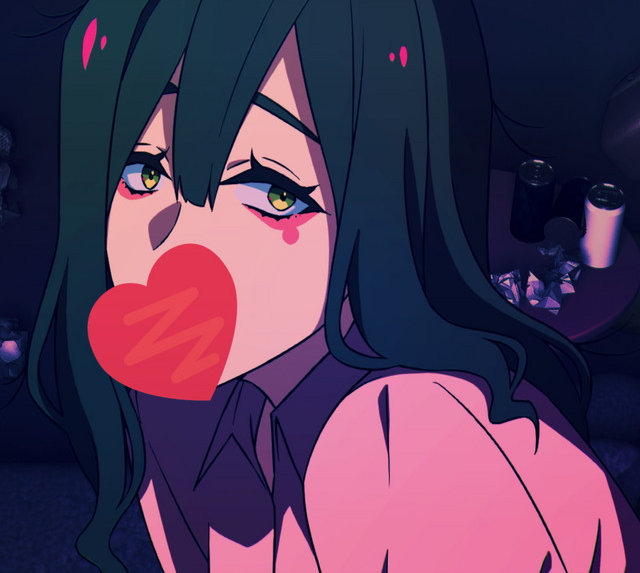
#> input picture justdisappear.png, 640 x 573 px
$ python compare.py
#> lines starting #> are read from the running program, lines starting #| are printed output that depends on the picture; after the words box and inside, x2 and y2 are one past the last pixel; in counts of white or black regions, pixels touching at a corner belong together; long printed decimals are rounded
### contours.py
import matplotlib.pyplot as plt
from matplotlib.colors import hsv_to_rgb
import numpy as np
import time
from scipy.signal import fftconvolve, convolve2d
import pywt
import pywt.data


image = plt.imread("justdisappear.png").astype(np.float32)  # taille (573, 640, 3)
#> image is the input picture: shape (573, 640, 3) float32; mean R, G, B 0.319, 0.221, 0.341
# [4 lines of commented-out code are left out]


image = image[::1, ::1, :]  # 5:taille (115, 128, 3), 4:taille (144, 160, 3)
image[:,:]/255


class Filter:
    def __init__(self, center: np.ndarray, array: np.ndarray):
        self.center = center    # np.array([i,j])
        self.array = array
        self.shape = np.array((len(array), len(array[0])))

        # print("shape ",self.shape)

        self.right_range = self.shape - self.center

        self.left_range = self.shape - self.right_range
        # [16 lines of commented-out code are left out]

def black_and_white(img_):
    # Convert to grayscale using luminance formula (better than simple mean)
    grayscale = np.dot(img_[..., :3], [0.2989, 0.5870, 0.1140])
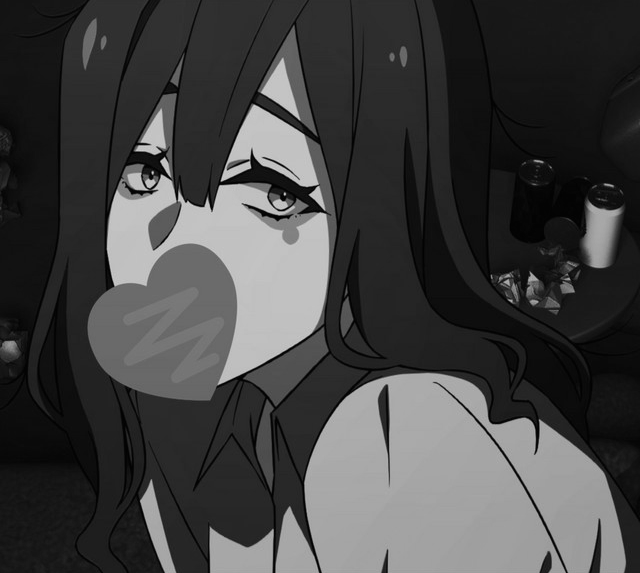
#> grayscale: shape (573, 640) float64; min 0.00441, max 0.832, mean 0.264

    # Stack the grayscale values into 3 channels
    return np.stack((grayscale,)*3, axis=-1).astype(img_.dtype).astype(np.float32)


# [16 lines left out: function convolution, not called in this run]


# def convolution(img_: np.ndarray, filter: 'Filter'):
#     if img_.ndim != 3 or img_.shape[2] != 3:
#         raise ValueError("format : HxWx3")

#     # Extraction d'un seul canal (le vert par défaut)
#     # img_gray = img_[:, :, 1].astype(np.float32)

#     # Application convolution FFT
#     convolved = fftconvolve(img_[:, :, 0], filter.array, mode='same')

#     # Valeur absolue et normalisation
#     # convolved = np.abs(convolved)
#     # convolved = np.clip(convolved, 0, 255).astype(img_.dtype)

#     # Reconstruction des 3 canaux
#     img = np.stack((convolved,)*3, axis=-1)
#     return img


def convolution(img_: np.ndarray, filter: 'Filter') -> np.ndarray:
    # Vérification des dimensions
    if img_.ndim == 3:
        if not np.allclose(img_[:,:,0], img_[:,:,1]) or not np.allclose(img_[:,:,0], img_[:,:,2]):
            raise ValueError("L'image doit être en noir et blanc (canaux identiques)")
        img_2d = img_[:,:,0]  # Utilise un seul canal
    else:
        img_2d = img_

    # Conversion en float pour la précision
    img_2d = img_2d.astype(np.float32)

    # Application de la convolution 2D
    convolved = convolve2d(img_2d, filter.array, mode='same', boundary='fill', fillvalue=0)

    # Reconstruction des canaux si nécessaire
    if img_.ndim == 3:
        return np.stack((convolved,)*3, axis=-1).astype(np.float32)
    return convolved.astype(np.float32)


def get_magnitude(img_x, img_y, show_angle = False):
    magnitude = np.sqrt(img_x**2 + img_y**2)
    if not show_angle:
        return magnitude
    else:
        angles = np.arctan(img_y/img_x)[:,:,0]
        angles = np.where(img_x[:,:,0] < 0, angles + np.pi, angles)

        # Normalisation HSV
        h = (angles % (2*np.pi)) / (2*np.pi)    #[0,1]
        s = np.ones_like(h)     # saturation
        v = np.ones_like(h)     # value

        # hsv to rgb
        hsv = np.stack((h, s, v), axis=-1)

        rgb = hsv_to_rgb(hsv)
        img = rgb
        # img = (rgb).astype(np.uint8)
        return img * np.sqrt(img_x**2 + img_y**2)

def threshold(img, threshold):
    if img.ndim == 3:
        binary = np.where(img[:,:,0] > threshold, 1, 0)
        return np.stack((binary,)*3, axis=-1).astype(np.float32)
    else:
        binary = np.where(img > threshold, 1, 0)
        return binary


def zero_threshold(img, threshold):
    binary = np.where(np.abs(img[:,:,0]) < threshold, 1, 0)
    return np.stack((binary,)*3, axis=-1).astype(np.float32)

def combine_threshold(img1, img2):
    binary = np.where((img1[:,:,0] == img2[:,:,0]) & (img1[:,:,0] == 1), 1, 0)
    return np.stack((binary,)*3, axis=-1).astype(np.float32)

def extrem_threshold(img, threshold):
    return np.where(img > threshold, [1,1,1], np.where(img < -threshold, [-1,-1,-1], 0)).astype(np.float32)

# [24 lines left out: functions threshold_to_zero, threshold_too_much, edge_detection_1, not called in this run]

def edge_detection_2(img):
    image_x = convolution(img, filterx)
    image_y = convolution(img, filtery)
    image_xy = convolution(img, filterxy)
    image_xx = convolution(img, filterxx)
    image_yy = convolution(img, filteryy)
    magnitude = get_magnitude(image_x, image_y) + np.ones(img.shape) * 1e-8

    img_ = (image_x ** 2 * image_xx + 2 * image_x * image_y * image_xy + image_y ** 2 * image_yy)/magnitude**2
    # img_ = np.stack((img_,)*3, axis=-1).astype(np.uint8)
    return  img_


# [20 lines left out: functions get_sign_color, get_difference, not called in this run]


def ease_in_out(x, alpha):
    xalpha = x ** alpha
    return xalpha / (xalpha + (1 - x) ** alpha)

# [127 lines left out: functions transformee_fourier, transformee_fourier, plot, line_plot, scatter_plot, do_operation and 3 more, not called in this run]


## df/dx
filterx = Filter(
    np.array([0,1]),
    np.array([
        [1,-1]
        ])
)

## df/dy
filtery = Filter(
    np.array([1,0]),
    np.array([
        [1],
        [-1]
        ])
)

## d2fdxdy
filterxy = Filter(
    np.array([1,1]),
    np.array([
        [1,-1],
        [-1,1]
        ])
)

## d2fdxdy
filterxx = Filter(
    np.array([0,1]),
    np.array([
        [1,-2,1]
        ])
)

## d2fdxdy
filteryy = Filter(
    np.array([1,0]),
    np.array([
        [1],
        [-2],
        [1]
        ])
)

laplacian_filter = Filter(
    np.array([1,1]),
    np.array([
        [1,1,1],
        [1,-8,1],
        [1,1,1]
        ])
)


filtermean = Filter(
    np.array([1,1]),
    (1/9)*np.array([
        [1,1,1],
        [1,1,1],
        [1,1,1]
        ])
)

gaussian_filter_3x3 = Filter(
    np.array([1,1]),
    (1/16)*np.array([
        [1,2,1],
        [2,4,2],
        [1,2,1]
        ])
)


custom_filter1 = Filter(
    np.array([1,1]),
    np.array([
        [1,0,0],
        [1,0,-3],
        [1,0,0]
        ])
)


custom_filter2 = Filter(
    np.array([1,1]),
    np.array([
        [1,0,0],
        [1,-3,0],
        [1,0,0]
        ])
)

mean_filter_2x2 = Filter(
    np.array([0,0]),
    (1/4)*np.array([
        [1,1],
        [1,1]
        ])
)

testfilter = Filter(
    np.array([1,1]),
    0.25*np.array([
        [0,1,0],
        [1,0,1],
        [0,1,0]
        ])
)


plot_count = 1
multiplot = True
multiplot = False

if multiplot:
    columns = 2
    rows = 2
    fig = plt.figure(figsize=(rows, columns))


## black and white image
# start_time = time.time()
image = black_and_white(image)
# [102 lines of commented-out code are left out]

plt.imshow(image)

# [37 lines of commented-out code are left out]


if multiplot:
    plt.subplots_adjust(
        left=0.05, right=0.95, bottom=0, top=1,
        wspace=0, hspace=0
    )


# [21 lines of commented-out code are left out]
plt.show()

### compare.py
import scipy.optimize
from contours import*
import scipy

image_ref = plt.imread("black_and_white_ref.png").astype(np.float32)
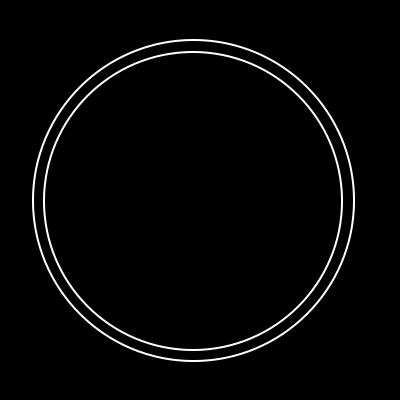
#> input picture black_and_white_ref.png, 400 x 400 px
#> image_ref is the input picture: shape (400, 400, 4) float32; mean R, G, B, A 0.0243, 0.0243, 0.0243, 1
image_ref = plt.imread("justdisappear_ref.png").astype(np.float32)
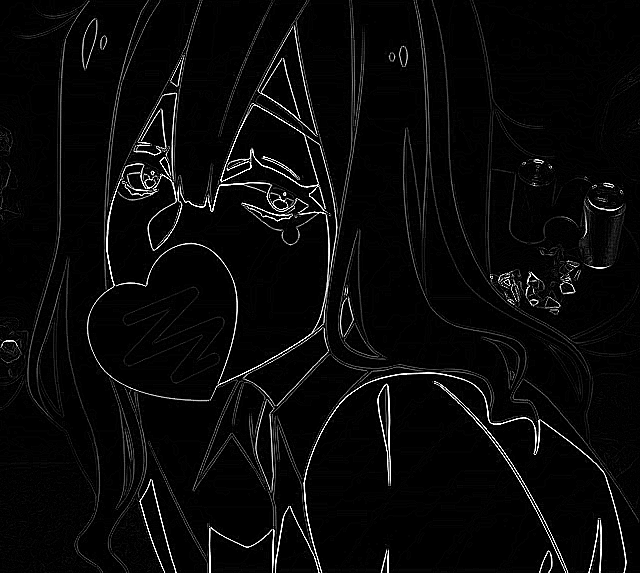
#> input picture justdisappear_ref.png, 640 x 573 px
#> image_ref is the input picture: shape (573, 640, 4) float32; mean R, G, B, A 0.0369, 0.0369, 0.0369, 1


image_ref = image_ref[::1, ::1, 0:3]  # 5:taille (115, 128, 3), 4:taille (144, 160, 3)
#> image_ref: shape (573, 640, 3) float32
image_ref[:,:]/255

# image = convolution(image, gaussian_filter_3x3)
image_contour = edge_detection_2(image)
# image_contour = threshold(image_contour, .2)

def plot_evaluate(img, threshold_list):
    score_list = []
    for threshold_ in threshold_list:
        img = threshold(image_contour, threshold_)
        score = evaluate(img)

        score_list.append(score)

    plt.plot(threshold_list, score_list, marker='+')
    plt.grid()


def evaluate(img):
    ## neg : misses, pos : too much, 0 : good
    minus_image = img - image_ref


    miss_weight = 1.1
    too_much_weight = 1

    too_much_penalty = np.sum(minus_image > 0) * too_much_weight
    miss_penalty = np.sum(minus_image < 0) * miss_weight

    return too_much_penalty + miss_penalty

def find_best_threshold(img, tolerance = .0001):
    iteration_number = 0
    step = .0002
    current_threshold = 0

    current_score = np.inf

    while step > tolerance and iteration_number < 200:
        current_img = threshold(img, current_threshold)
        score = evaluate(current_img)
        if score <= current_score:
            current_threshold += step
            current_score = score
        else:
            step /= 2
        iteration_number += 1

    if iteration_number == 200:
        current_score = np.inf

    return current_score

def find_best_threshold(img):
    best_threshold = scipy.optimize.fminbound(lambda t:evaluate(threshold(img, t)),0,1)
    best_score = evaluate(threshold(img, best_threshold))
    print("best_threshold", best_threshold)
    return best_score


def plot_noise_score(img, st_deviation_list):
    score_list = []
    for st_deviation in st_deviation_list:
        print(st_deviation)

        ## get a mean*
        mean_list = []
        for _ in range(1):
            noise = np.random.normal(0, st_deviation, img.shape)[:,:,:1]
            noised_image = img + noise
            noised_image = np.clip(noised_image, 0, 1).astype(img.dtype)

            score = find_best_threshold(noised_image)
            mean_list.append(score)
        score_list.append(np.mean(mean_list))
        print(score)
#> this loop made 20 passes
#| best_threshold 0.932
#| best_threshold 0.8504
#| best_threshold 0.8975
#| best_threshold 0.7614
#| best_threshold 0.9764
#| best_threshold 0.9936
#| best_threshold 0.9991
#| best_threshold 0.9984
#> (further printed lines are left out)
#> pass 1, in evaluate, `minus_image = img - image_ref`:
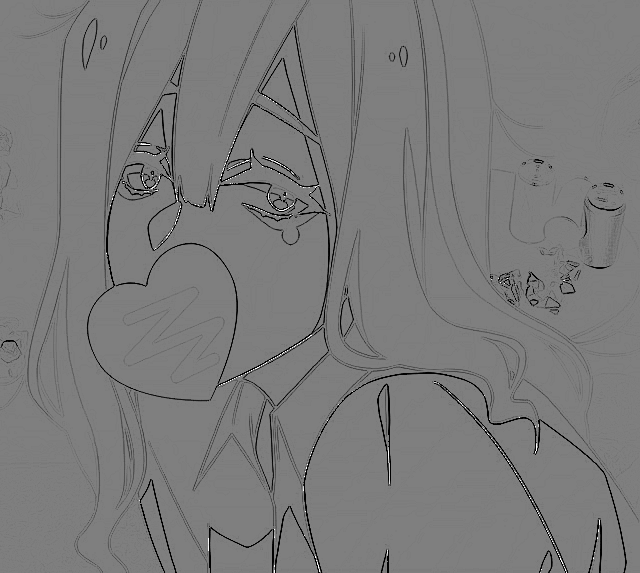
#> minus_image: shape (573, 640, 3) float32; min -1, max 1, mean -0.0348; drawn with min black and max white
#> pass 1, in threshold (call 2), `binary = np.where(img[:,:,0] > threshold, 1, 0)`:
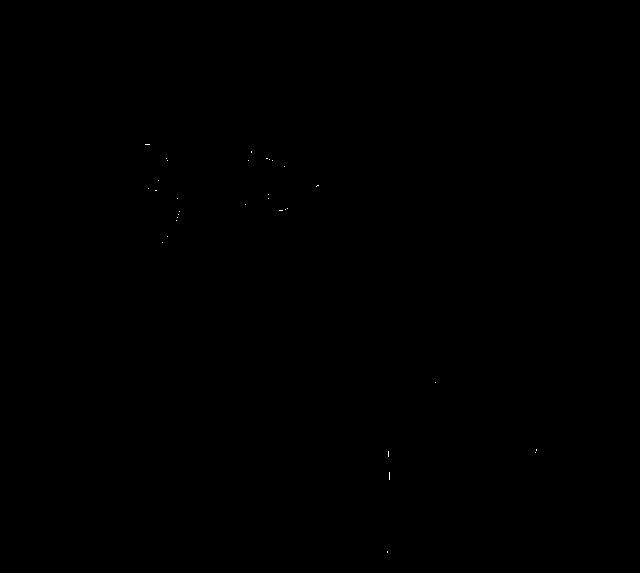
#> binary: shape (573, 640) int64; values 0 (black) and 1 (white), 0.02% white in thin lines or dots, all inside (x1, y1, x2, y2) = (145, 144, 537, 553)
#> after the loop:
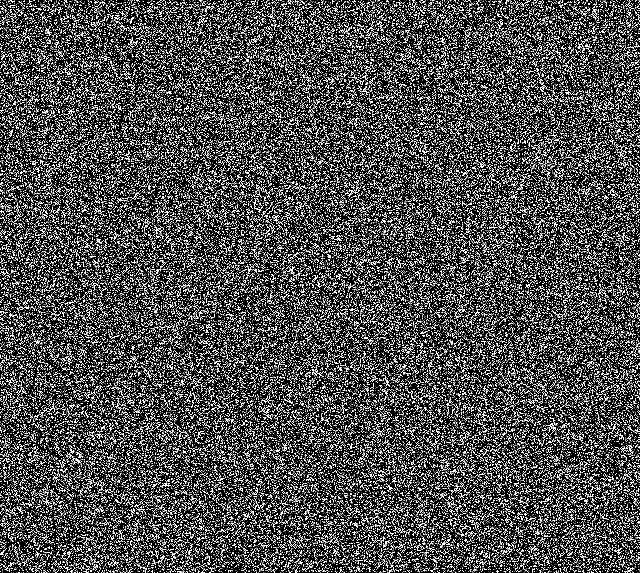
#> noised_image: shape (573, 640, 3) float64; min 0, max 1, mean 0.315

    plt.plot(st_deviation_list, score_list)
    plt.grid()
    plt.xlabel("Ecart-type du bruit")
    plt.ylabel("Score")
    # plt.yscale('log')


# threshold_list = np.linspace(0.0001,.1,90)
# plot_evaluate(image1, threshold_list)

st_deviation_list = np.linspace(0,1,20)
plot_noise_score(image_contour, st_deviation_list)

# [7 lines of commented-out code are left out]

plt.show()
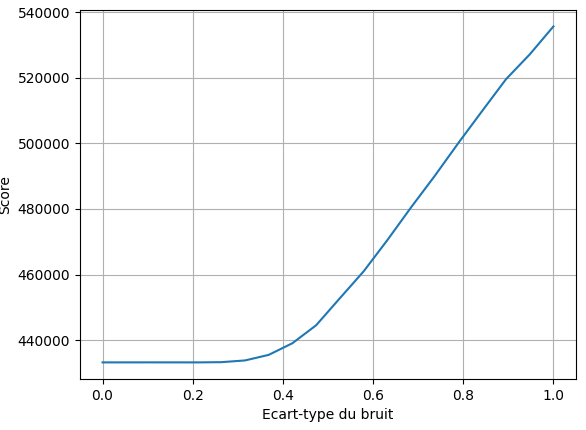
#> figure drawn by matplotlib, 1 panel; curve peaks at x = 1, y = 535732.5
